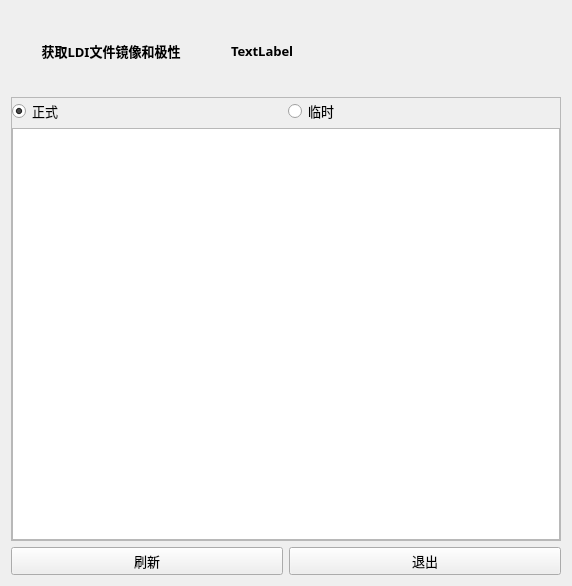
<?xml version="1.0" encoding="UTF-8"?>
<ui version="4.0">
 <class>Form</class>
 <widget class="QWidget" name="Form">
  <property name="geometry">
   <rect>
    <x>0</x>
    <y>0</y>
    <width>572</width>
    <height>586</height>
   </rect>
  </property>
  <property name="font">
   <font>
    <family>微软雅黑</family>
    <pointsize>10</pointsize>
   </font>
  </property>
  <property name="windowTitle">
   <string> </string>
  </property>
  <layout class="QVBoxLayout" name="verticalLayout_2">
   <item>
    <layout class="QHBoxLayout" name="horizontalLayout_3" stretch="0,1">
     <property name="spacing">
      <number>20</number>
     </property>
     <item>
      <widget class="QLabel" name="label">
       <property name="minimumSize">
        <size>
         <width>200</width>
         <height>80</height>
        </size>
       </property>
       <property name="font">
        <font>
         <family>微软雅黑</family>
         <pointsize>10</pointsize>
         <weight>75</weight>
         <bold>true</bold>
        </font>
       </property>
       <property name="text">
        <string>获取LDI文件镜像和极性</string>
       </property>
       <property name="alignment">
        <set>Qt::AlignCenter</set>
       </property>
      </widget>
     </item>
     <item>
      <widget class="QLabel" name="label_2">
       <property name="font">
        <font>
         <family>微软雅黑</family>
         <pointsize>10</pointsize>
         <weight>75</weight>
         <bold>true</bold>
        </font>
       </property>
       <property name="text">
        <string>TextLabel</string>
       </property>
      </widget>
     </item>
    </layout>
   </item>
   <item>
    <widget class="QFrame" name="frame">
     <property name="frameShape">
      <enum>QFrame::StyledPanel</enum>
     </property>
     <property name="frameShadow">
      <enum>QFrame::Raised</enum>
     </property>
     <layout class="QVBoxLayout" name="verticalLayout">
      <property name="spacing">
       <number>4</number>
      </property>
      <property name="leftMargin">
       <number>0</number>
      </property>
      <property name="topMargin">
       <number>0</number>
      </property>
      <property name="rightMargin">
       <number>0</number>
      </property>
      <property name="bottomMargin">
       <number>0</number>
      </property>
      <item>
       <layout class="QHBoxLayout" name="horizontalLayout">
        <item>
         <widget class="QRadioButton" name="radioButton">
          <property name="cursor">
           <cursorShape>PointingHandCursor</cursorShape>
          </property>
          <property name="text">
           <string>正式</string>
          </property>
          <property name="checked">
           <bool>true</bool>
          </property>
         </widget>
        </item>
        <item>
         <widget class="QRadioButton" name="radioButton_2">
          <property name="cursor">
           <cursorShape>PointingHandCursor</cursorShape>
          </property>
          <property name="text">
           <string>临时</string>
          </property>
         </widget>
        </item>
       </layout>
      </item>
      <item>
       <widget class="QTableWidget" name="tableWidget"/>
      </item>
     </layout>
    </widget>
   </item>
   <item>
    <layout class="QHBoxLayout" name="horizontalLayout_2">
     <property name="spacing">
      <number>6</number>
     </property>
     <property name="leftMargin">
      <number>0</number>
     </property>
     <property name="rightMargin">
      <number>0</number>
     </property>
     <item>
      <widget class="QPushButton" name="pushButton_reload">
       <property name="cursor">
        <cursorShape>PointingHandCursor</cursorShape>
       </property>
       <property name="text">
        <string>刷新</string>
       </property>
      </widget>
     </item>
     <item>
      <widget class="QPushButton" name="pushButton_exit">
       <property name="cursor">
        <cursorShape>PointingHandCursor</cursorShape>
       </property>
       <property name="text">
        <string>退出</string>
       </property>
      </widget>
     </item>
    </layout>
   </item>
  </layout>
 </widget>
 <resources/>
 <connections/>
</ui>
